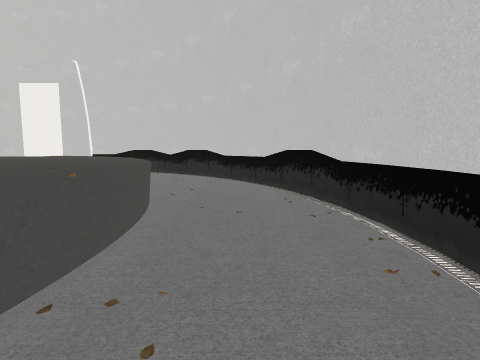
View 1 (above)

12 first-person views from a walk through a Unity game level. The camera is 1.5 m above the floor, tilts 6° down and sees 80° across. The floor is counted in squares, 2 m on a side. Each view is taken from the middle of a square. On the plan, view 1 faces up. The plan holds only what a view shows up to about 10 squares ahead; the rest is blank. The place goes on beyond the plan. The player character is not drawn. Some surface patterns are stand-ins.

View 2
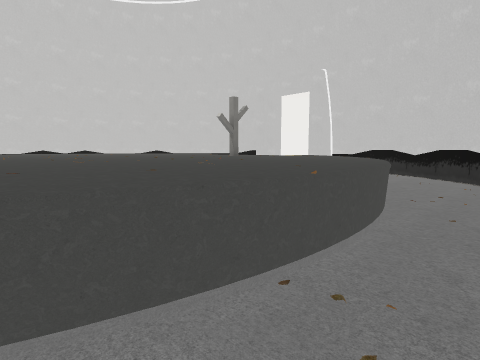

View 3
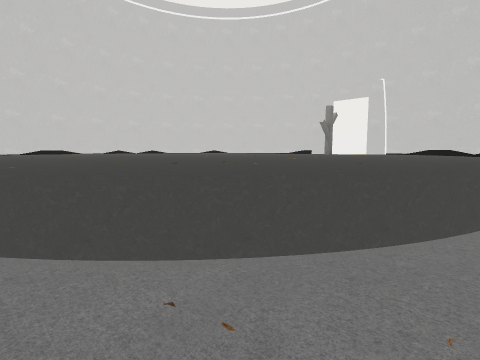

View 4
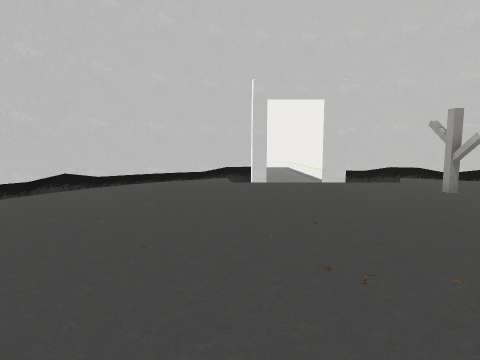

View 5
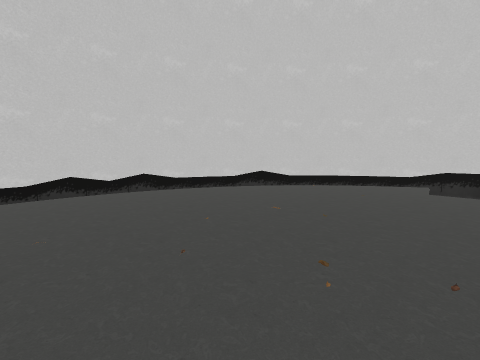

View 6
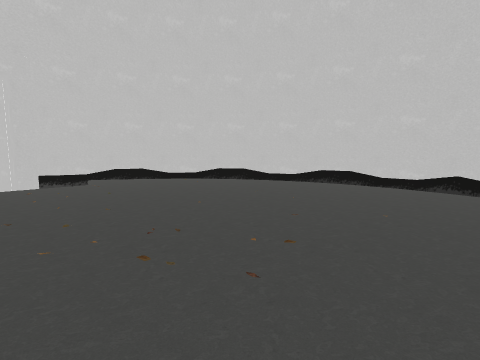

View 7
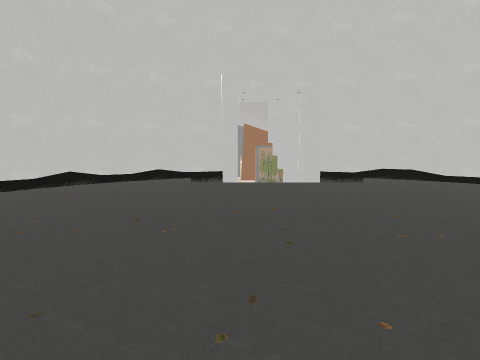

View 8
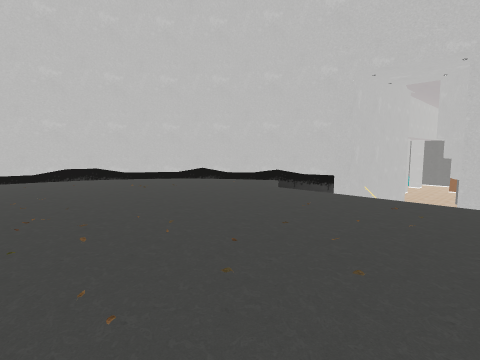

View 9
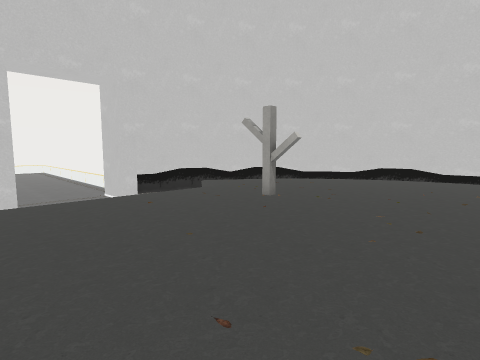

View 10
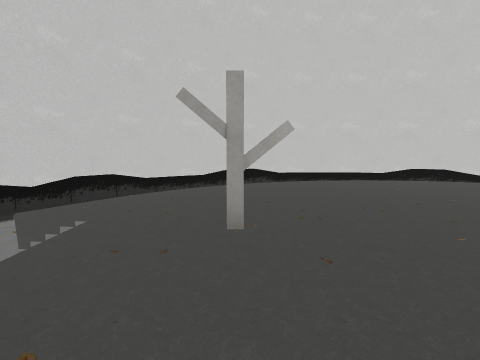

View 11
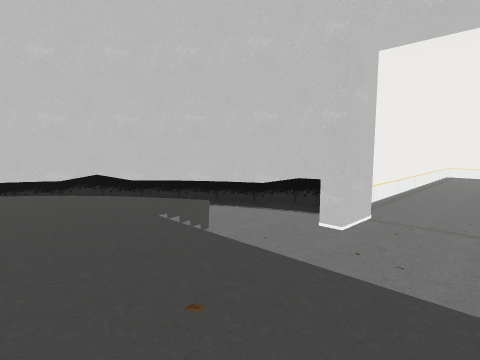

View 12
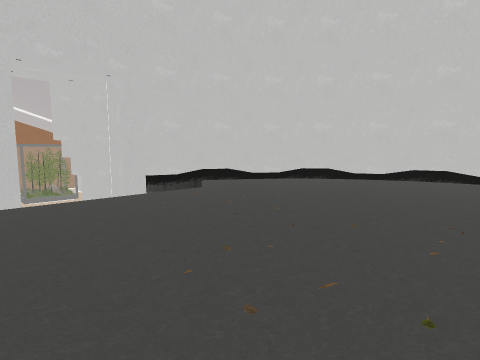

### Floor plan
Key: @ floor where view 1 was taken; # wall or solid block; . main floor; - floor 1.25 m lower than the main floor; / step, stairs or slope; = window, fence, low wall or low ledge; v drop or lower ground; O other object.
Columns run from 16 left of view 1 to 2 right of it. Each row starts with its distance up from view 1.
 17         --
 16        v--
 15        v--
 14        v--
 13        v---
 12        v---v
 11        ##--
 10      ##-#--###
  9    ##---------##
  8   #   ----------#
  7   #  /////////--#
  6  #  /........./--#
  5  #  /......O../--##
  4 #  /.........../--#
  3 #  =...........=--#
  2 #  /............--#
  1 #  =...........=--#
  0  # /.........../@##
 -1  #  /........./- #
 -2  #  /........./- #
 -3      /////////--#
 -4                #
 -5     ##
 -6      ####  ###
 -7         # #
 -8         v #
 -9           #

Where each view was taken, in squares from view 1:
view 1: 0 up, 0 right, facing up
view 2: 0 up, 0 right, facing up-left
view 3: 3 down, 1 left, facing up-left
view 4: 0 up, 9 left, facing up
view 5: 1 up, 8 left, facing up-left
view 6: 4 up, 7 left, facing down-left
view 7: 4 up, 6 left, facing down
view 8: 2 up, 9 left, facing down-right
view 9: 2 up, 9 left, facing up-right
view 10: 5 up, 8 left, facing right
view 11: 5 up, 6 left, facing up-left
view 12: 2 up, 5 left, facing down-left
